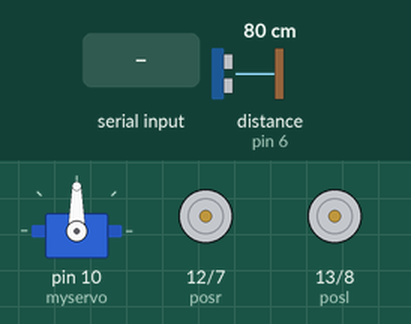
Recording of a sketch running on a simulated Arduino Uno, built with avr-gcc and run on an emulated ATmega328P. On the bench: servo, motor-driver pin pairs drawn as motors (green arrow = first pin HIGH = forward, orange = second pin HIGH = backward, longer = more drive). Wiring (inferred from the names in the program): ultrasonic range finder: trigger pin 5; echo pin 6. Inputs (shaded band) come from the test bench; at power-on: distance to the obstacle (sensor on pin 6) 80 cm. The echo pulse lasts 58.3 µs per cm.

Above: at 1.2 s.
1.3 s: "forward" received over the second serial link
At 3.5 s:
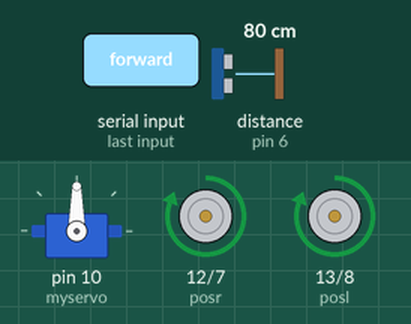
3.8 s: "backward" received over the second serial link
At 6.0 s:
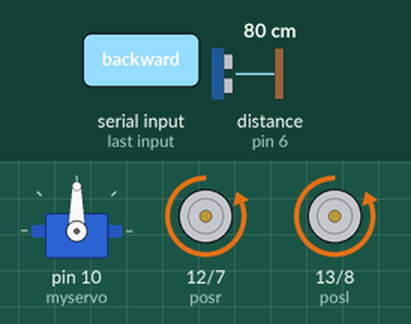
6.3 s: "right" received over the second serial link
At 8.0 s:
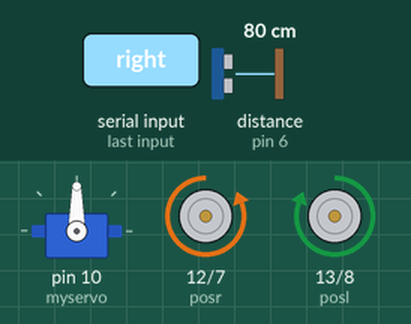
8.8 s: "left" received over the second serial link
At 10.8 s:
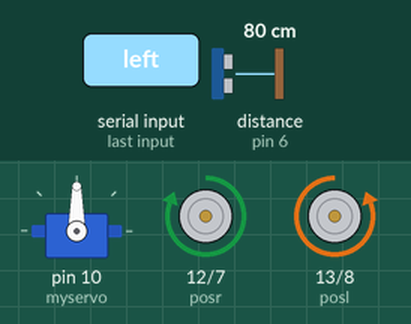
11.3 s: "stop" received over the second serial link
At 12.8 s:
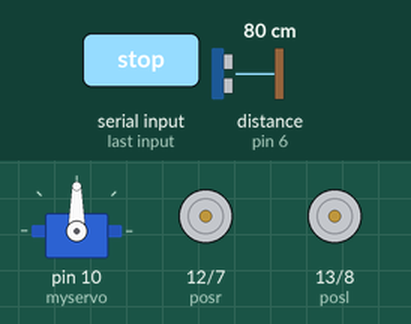
Timing chart, 0 to 14.3 s (numbered marks = the images above; inputs shaded):
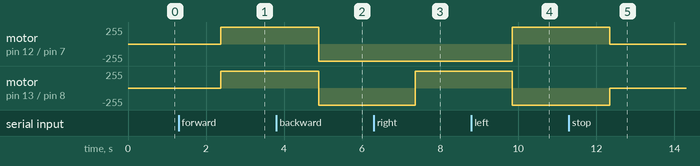

The sketch:

VCB_2.ino
```cpp
#include <Servo.h>
#include <SoftwareSerial.h>
SoftwareSerial BT(0, 1);
Servo myservo;
int x = 0;
int pos = 0;
int posr = 12;
int negr = 7;
int posl = 13;
int negl = 8;
int trigpin = 5;
int echopin = 6;
String command;
int dur, distance;

void setup()
{
  BT.begin(9600);
  Serial.begin(9600);
  pinMode(posr, OUTPUT);
  pinMode(negr, OUTPUT);
  pinMode(posl, OUTPUT);
  pinMode(negl, OUTPUT);
  pinMode(trigpin, OUTPUT);
  pinMode(echopin, INPUT);
  myservo.attach(10);
  x=0;
}

void loop()
{
  while (BT.available())
  {
    delay (10);
    char t = BT.read();
    command += t;
  }
  digitalWrite(trigpin, LOW);
  delayMicroseconds(2);
  digitalWrite(trigpin, HIGH);
  delayMicroseconds(10);
  digitalWrite(trigpin, LOW);
  dur = pulseIn(echopin, HIGH);
  distance = (dur / 2) / 29.1;
  //Serial.print(distance + "\n");
  if (distance < 6 and x == 1)
  {
    digitalWrite(posr, LOW);
    digitalWrite(negr, LOW);
    digitalWrite(posl, LOW);
    digitalWrite(negl, LOW);
    delay(5);
  }
  if (command.length() > 0)
  {
    //Serial.println(command);
    delay(1000);

    if (command == "forward")
    {
      digitalWrite(posr, HIGH);
      digitalWrite(negr, LOW);
      digitalWrite(posl, HIGH);
      digitalWrite(negl, LOW);
      x = 1;
    }
    else if (command == "backward")
    {
      digitalWrite(posr, LOW);
      digitalWrite(negr, HIGH);
      digitalWrite(posl, LOW);
      digitalWrite(negl, HIGH);
      x=2;
    }
    else if (command == "right")
    {
      digitalWrite(posr, LOW);
      digitalWrite(negr, HIGH);
      digitalWrite(posl, HIGH);
      digitalWrite(negl, LOW);
      x=3;

    }

    else if (command == "left")
    {
      digitalWrite(posr, HIGH);
      digitalWrite(negr, LOW);
      digitalWrite(posl, LOW);
      digitalWrite(negl, HIGH);
      x=4;
    }

    else if (command == "stop")
    {
      digitalWrite(posr, LOW);
      digitalWrite(negr, LOW);
      digitalWrite(posl, LOW);
      digitalWrite(negl, LOW);
    }
    command = ""; //reset the variable
  }
}
```

Measured:
- after the input at 1.3 s, motor on pin 12 (posr) / pin 7 (negr), motor on pin 13 (posl) / pin 8 (negl): stopped → forward 255/255 after 1.1 s
- after the input at 3.8 s, motor on pin 12 (posr) / pin 7 (negr), motor on pin 13 (posl) / pin 8 (negl): forward 255/255 → backward 255/255 after 1.1 s
- after the input at 6.3 s, motor on pin 13 (posl) / pin 8 (negl): backward 255/255 → forward 255/255 after 1.1 s
- after the input at 8.8 s, motor on pin 12 (posr) / pin 7 (negr): backward 255/255 → forward 255/255 after 1.0 s; motor on pin 13 (posl) / pin 8 (negl): forward 255/255 → backward 255/255 after 1.0 s
- after the input at 11.3 s, motor on pin 12 (posr) / pin 7 (negr): forward 255/255 → stopped after 1.0 s; motor on pin 13 (posl) / pin 8 (negl): backward 255/255 → stopped after 1.0 s
